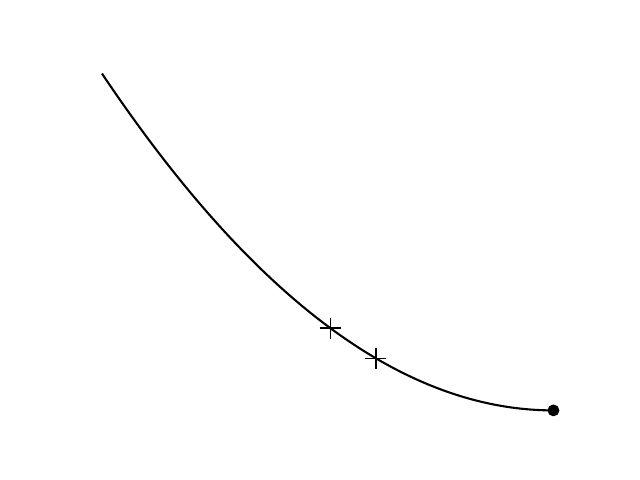

Here is the Python script that generated this plot:
import matplotlib.pyplot as plt
import numpy as np

plt.figure(0)
x = np.linspace(-1,0,100)
plt.plot(x,x**2,'-k')
dual_point_coord = np.array([x[50],x[60]])
plt.plot(dual_point_coord,dual_point_coord**2,'+k',markersize=15)
plt.plot(x[-1],x[-1]**2,'.k',markersize=15)
plt.axis('off')
plt.savefig('relaxation_curve.pdf')